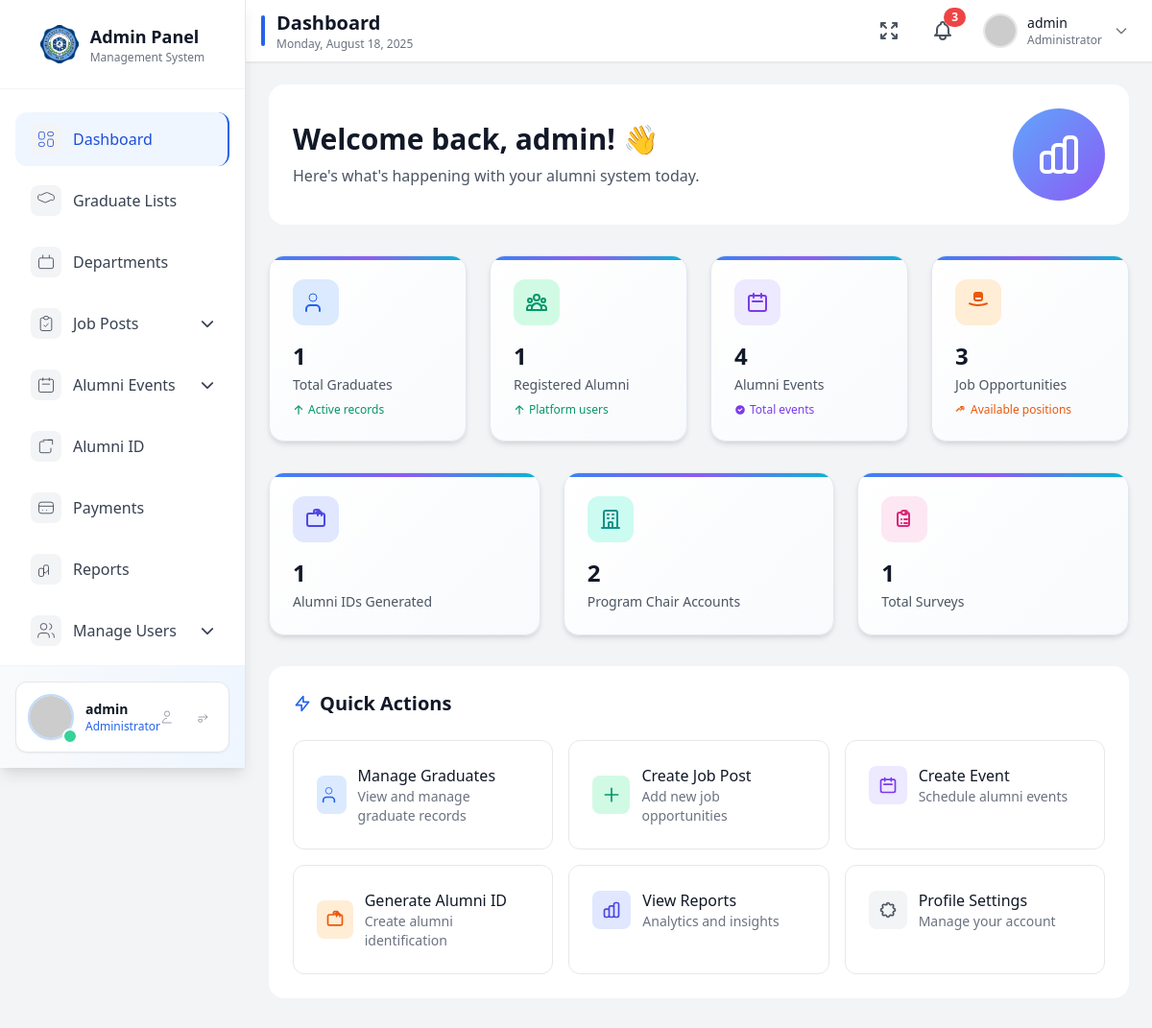
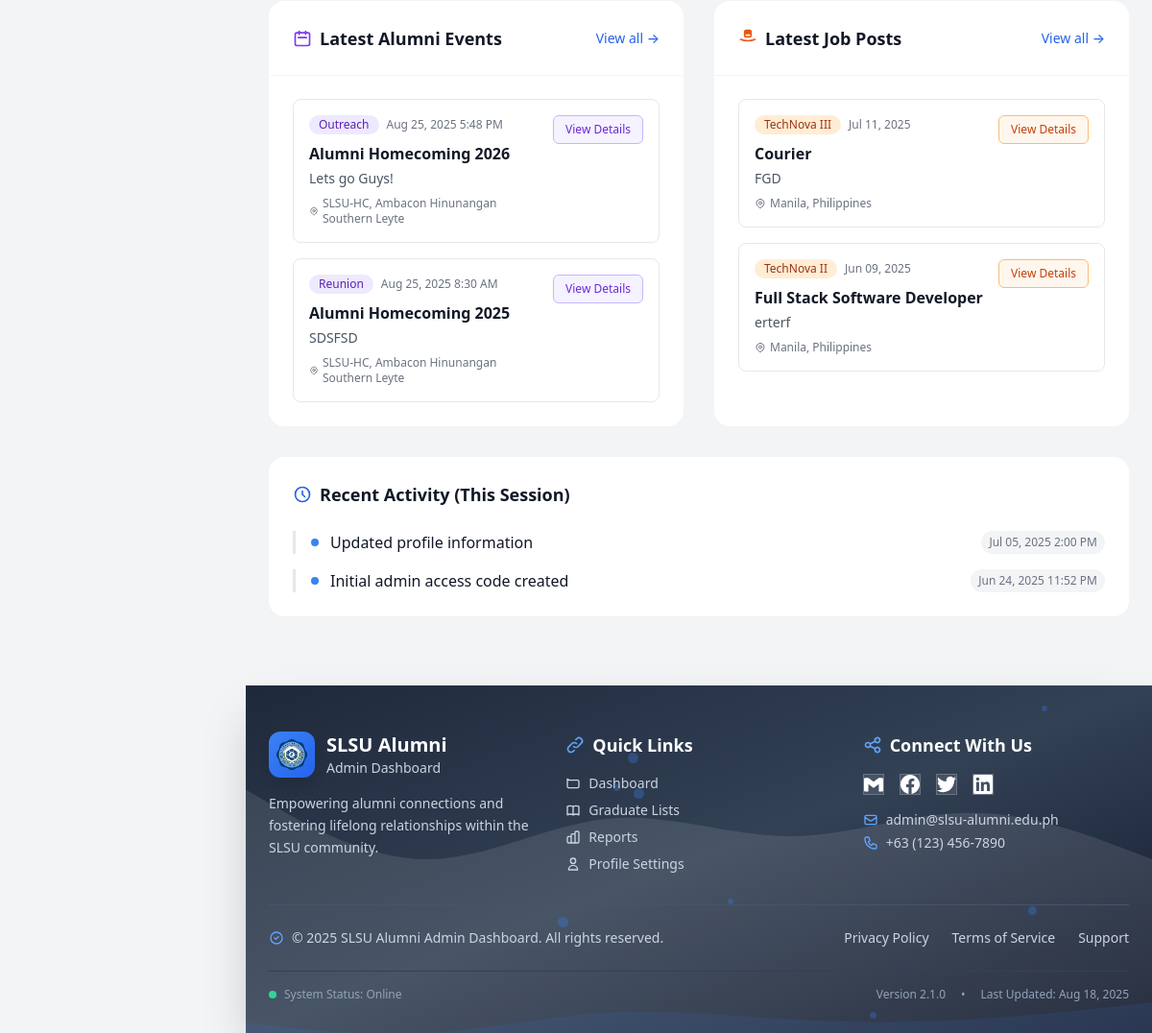
Page /admin/index.php (signed in) on the committed database (2 pictures, top to bottom).
### tables this page shows
CREATE TABLE `alumni_events` (
  `id` int(11) NOT NULL,
  `event_title` varchar(255) NOT NULL,
  `event_description` text DEFAULT NULL,
  `event_type` enum('Reunion','Seminar','Webinar','Career Fair','Outreach','Other') NOT NULL,
  `event_category` enum('Academic','Social','Career','Other') DEFAULT NULL,
  `start_datetime` datetime NOT NULL,
  `end_datetime` datetime NOT NULL,
  `physical_address` text DEFAULT NULL,
  `online_link` varchar(255) DEFAULT NULL,
  `timezone` varchar(50) NOT NULL,
  `poster_image` varchar(255) DEFAULT NULL,
  `event_document` varchar(255) DEFAULT NULL,
  `registration_required` tinyint(1) DEFAULT 1,
  `max_attendees` int(11) DEFAULT NULL,
  `allow_guests` tinyint(1) DEFAULT 0,
  `auto_confirm` tinyint(1) DEFAULT 0,
  `contact_person` varchar(100) NOT NULL,
  `contact_email` varchar(100) NOT NULL,
  `contact_phone` varchar(20) DEFAULT NULL,
  `visibility` enum('public','private') DEFAULT 'public',
  `status` enum('Draft','Published','Cancelled','Completed') DEFAULT 'Draft',
  `created_at` timestamp NOT NULL DEFAULT current_timestamp(),
  `updated_at` timestamp NOT NULL DEFAULT current_timestamp() ON UPDATE current_timestamp()
);

CREATE TABLE `job_posts` (
  `id` int(11) NOT NULL,
  `job_title` varchar(255) NOT NULL,
  `company_name` varchar(255) NOT NULL,
  `company_logo` varchar(255) DEFAULT NULL,
  `job_type` varchar(50) NOT NULL,
  `job_category` varchar(100) NOT NULL,
  `location` varchar(255) NOT NULL,
  `salary_min` decimal(10,2) DEFAULT NULL,
  `salary_max` decimal(10,2) DEFAULT NULL,
  `currency` varchar(3) DEFAULT 'USD',
  `deadline` date NOT NULL,
  `contact_email` varchar(255) NOT NULL,
  `contact_phone` varchar(50) NOT NULL,
  `job_description` text NOT NULL,
  `qualifications` text NOT NULL,
  `how_to_apply` text NOT NULL,
  `job_link` varchar(255) DEFAULT NULL,
  `status` enum('draft','published','archived') NOT NULL DEFAULT 'draft',
  `posted_date` datetime NOT NULL,
  `created_at` timestamp NULL DEFAULT current_timestamp(),
  `updated_at` timestamp NULL DEFAULT current_timestamp() ON UPDATE current_timestamp()
);

CREATE TABLE `admin_access_logs` (
  `id` int(11) NOT NULL,
  `admin_id` int(11) NOT NULL,
  `action` varchar(255) NOT NULL,
  `action_time` timestamp NOT NULL DEFAULT current_timestamp()
);

### admin/index.php (the view, shortened to what the rows shown need)
<?php
include 'includes/header.php';
include 'includes/navbar.php';
include 'includes/sidebar.php';
$admin_id = $_SESSION['admin_id'] ?? 0;
$logs = [];
if ($admin_id) {
    $log_stmt = $conn->prepare("SELECT action, action_time FROM admin_access_logs WHERE admin_id = ? ORDER BY action_time DESC LIMIT 10");
    $log_stmt->execute([$admin_id]);
    $logs = $log_stmt->fetchAll(PDO::FETCH_ASSOC);
}
$latest_jobs = [];
try {
    $stmt = $conn->query("SELECT id, job_title, company_name, job_type, posted_date, job_description, location FROM job_posts WHERE status = 'published' ORDER BY posted_date DESC LIMIT 2");
    $latest_jobs = $stmt->fetchAll(PDO::FETCH_ASSOC);
} catch (Exception $e) {}
$latest_events = [];
try {
    $stmt = $conn->query("SELECT id, event_title, start_datetime, event_description, event_type, physical_address, online_link FROM alumni_events WHERE status = 'published' ORDER BY start_datetime DESC LIMIT 2");
    $latest_events = $stmt->fetchAll(PDO::FETCH_ASSOC);
} catch (Exception $e) {}
?>
<!DOCTYPE html>
<html lang="en">
<head>
    <link href="https://cdn.jsdelivr.net/npm/tailwindcss@2.2.19/dist/tailwind.min.css" rel="stylesheet">
    <link href="https://cdnjs.cloudflare.com/ajax/libs/font-awesome/6.4.0/css/all.min.css" rel="stylesheet">
</head>
<body class="bg-gradient-to-br from-gray-50 via-blue-50 to-indigo-100 min-h-screen">
    <div class="main-content min-h-screen pt-16 lg:ml-64 transition-all duration-300">
        <div class="p-6">
            <div class="mb-8">
                <div class="glass-effect rounded-2xl p-6 border border-white/20">
                    <div class="flex items-center justify-between">
                        <div>
                            <h1 class="text-3xl font-bold text-gray-900 mb-2">
                                Welcome back, <?php echo htmlspecialchars($_SESSION['admin_name'] ?? 'Admin'); ?>! 👋
                            </h1>
                        </div>
                    </div>
                </div>
            </div>
            <div class="mb-8">
                <div class="glass-effect rounded-2xl p-6 border border-white/20">
                    <h2 class="text-xl font-semibold text-gray-900 mb-6 flex items-center">
                        <svg class="w-5 h-5 mr-2 text-blue-600" fill="none" stroke="currentColor" viewBox="0 0 24 24">
                            <path stroke-linecap="round" stroke-linejoin="round" stroke-width="2" d="M13 10V3L4 14h7v7l9-11h-7z"/>
                        </svg>
                        Quick Actions
                    </h2>
                </div>
            </div>
            <div class="grid grid-cols-1 lg:grid-cols-2 gap-8 mb-8">
                <div class="glass-effect rounded-2xl border border-white/20 overflow-hidden">
                    <div class="p-6 border-b border-gray-100">
                        <div class="flex items-center justify-between">
                            <h2 class="text-lg font-semibold text-gray-900 flex items-center">
                                <svg class="w-5 h-5 mr-2 text-purple-600" fill="none" stroke="currentColor" viewBox="0 0 24 24">
                                    <path stroke-linecap="round" stroke-linejoin="round" stroke-width="2" d="M8 7V3m8 4V3m-9 8h10M5 21h14a2 2 0 0 0 2-2V7a2 2 0 0 0-2-2H5a2 2 0 0 0-2 2v12a2 2 0 0 0 2 2z"/>
                                </svg>
                                Latest Alumni Events
                            </h2>
                        </div>
                    </div>
                    <div class="p-6">
                        <?php if (empty($latest_events)): ?>
                            <div class="text-center py-8">
                                <div class="w-16 h-16 bg-purple-100 rounded-full flex items-center justify-center mx-auto mb-4">
                                    <svg class="w-8 h-8 text-purple-500" fill="none" stroke="currentColor" viewBox="0 0 24 24">
                                        <path stroke-linecap="round" stroke-linejoin="round" stroke-width="2" d="M8 7V3m8 4V3m-9 8h10M5 21h14a2 2 0 0 0 2-2V7a2 2 0 0 0-2-2H5a2 2 0 0 0-2 2v12a2 2 0 0 0 2 2z"/>
                                    </svg>
                                </div>
                                <p class="text-gray-500 text-sm">No events found.</p>
                                <p class="text-gray-400 text-xs mt-1">Create your first event to get started!</p>
                            </div>
                        <?php else: ?>
                            <div class="space-y-4">
                                <?php foreach ($latest_events as $event): ?>
                                    <div class="border border-gray-200 rounded-lg p-4 hover:shadow-md transition-shadow duration-200">
                                        <div class="flex items-start justify-between">
                                            <div class="flex-1">
                                                <div class="flex items-center mb-2">
                                                    <span class="inline-flex items-center px-2.5 py-0.5 rounded-full text-xs font-medium bg-purple-100 text-purple-800 mr-2">
                                                        <?php echo htmlspecialchars($event['event_type'] ?? 'Event'); ?>
                                                    </span>
                                                    <span class="text-xs text-gray-500">
                                                        <?php echo date('M d, Y g:i A', strtotime($event['start_datetime'])); ?>
                                                    </span>
                                                </div>
                                                <h3 class="font-semibold text-gray-900 mb-1">
                                                    <?php echo htmlspecialchars($event['event_title']); ?>
                                                </h3>
                                                <p class="text-sm text-gray-600 mb-2">
                                                    <?php echo htmlspecialchars(substr($event['event_description'] ?? '', 0, 100)) . (strlen($event['event_description'] ?? '') > 100 ? '...' : ''); ?>
                                                </p>
                                                <div class="flex items-center text-xs text-gray-500">
                                                    <?php if (!empty($event['physical_address'])): ?>
                                                        <span><?php echo htmlspecialchars($event['physical_address']); ?></span>
                                                    <?php elseif (!empty($event['online_link'])): ?>
                                                        <span>Online Event</span>
                                                    <?php else: ?>
                                                        <span>Location TBA</span>
                                                    <?php endif; ?>
                                                </div>
                                            </div>
                                            <div class="ml-4 flex-shrink-0">
                                                <a href="edit-event.php?id=<?php echo $event['id']; ?>"
                                                   class="inline-flex items-center px-3 py-1.5 border border-purple-300 text-xs font-medium rounded-md text-purple-700 bg-purple-50 hover:bg-purple-100 transition-colors duration-200">
                                                    View Details
                                                </a>
                                            </div>
                                        </div>
                                    </div>
                                <?php endforeach; ?>
                            </div>
                        <?php endif; ?>
                    </div>
                </div>
                <div class="glass-effect rounded-2xl border border-white/20 overflow-hidden">
                    <div class="p-6 border-b border-gray-100">
                        <div class="flex items-center justify-between">
                            <h2 class="text-lg font-semibold text-gray-900 flex items-center">
                                Latest Job Posts
                            </h2>
                        </div>
                    </div>
                    <div class="p-6">
                        <?php if (empty($latest_jobs)): ?>
                            <div class="text-center py-8">
                                <div class="w-16 h-16 bg-orange-100 rounded-full flex items-center justify-center mx-auto mb-4">
                                    <svg class="w-8 h-8 text-orange-500" fill="none" stroke="currentColor" viewBox="0 0 24 24">
                                        <path stroke-linecap="round" stroke-linejoin="round" stroke-width="2" d="M21 13.255A23.931 23.931 0 0112 15c-3.183 0-6.22-.62-9-1.745M16 6V4a2 2 0 0 0-2-2h-4a2 2 0 0 0-2 2v2m8 0H8m8 0v2a2 2 0 0 1-2 2H10a2 2 0 0 1-2-2V8m8 0V6a2 2 0 0 0-2-2H10a2 2 0 0 0-2 2v2"/>
                                    </svg>
                                </div>
                                <p class="text-gray-500 text-sm">No job posts found.</p>
                                <p class="text-gray-400 text-xs mt-1">Create your first job post to get started!</p>
                            </div>
                        <?php else: ?>
                            <div class="space-y-4">
                                <?php foreach ($latest_jobs as $job): ?>
                                    <div class="border border-gray-200 rounded-lg p-4 hover:shadow-md transition-shadow duration-200">
                                        <div class="flex items-start justify-between">
                                            <div class="flex-1">
                                                <div class="flex items-center mb-2">
                                                    <span class="inline-flex items-center px-2.5 py-0.5 rounded-full text-xs font-medium bg-orange-100 text-orange-800 mr-2">
                                                        <?php echo htmlspecialchars($job['company_name']); ?>
                                                    </span>
                                                    <span class="text-xs text-gray-500">
                                                        <?php echo date('M d, Y', strtotime($job['posted_date'])); ?>
                                                    </span>
                                                </div>
                                                <h3 class="font-semibold text-gray-900 mb-1">
                                                    <?php echo htmlspecialchars($job['job_title']); ?>
                                                </h3>
                                                <p class="text-sm text-gray-600 mb-2">
                                                    <?php echo htmlspecialchars(substr($job['job_description'] ?? '', 0, 100)) . (strlen($job['job_description'] ?? '') > 100 ? '...' : ''); ?>
                                                </p>
                                                <div class="flex items-center text-xs text-gray-500">
                                                    <span><?php echo htmlspecialchars($job['location'] ?? 'Location not specified'); ?></span>
                                                </div>
                                            </div>
                                            <div class="ml-4 flex-shrink-0">
                                                <a href="edit-post.php?id=<?php echo $job['id']; ?>"
                                                   class="inline-flex items-center px-3 py-1.5 border border-orange-300 text-xs font-medium rounded-md text-orange-700 bg-orange-50 hover:bg-orange-100 transition-colors duration-200">
                                                    View Details
                                                </a>
                                            </div>
                                        </div>
                                    </div>
                                <?php endforeach; ?>
                            </div>
                        <?php endif; ?>
                    </div>
                </div>
            </div>
            <div class="glass-effect rounded-2xl border border-white/20 p-6">
                <h2 class="text-lg font-semibold text-gray-900 mb-6 flex items-center">
                    <svg class="w-5 h-5 mr-2 text-blue-600" fill="none" stroke="currentColor" viewBox="0 0 24 24">
                        <path stroke-linecap="round" stroke-linejoin="round" stroke-width="2" d="M12 8v4l3 3m6-3a9 9 0 11-18 0 9 9 0 0118 0z"/>
                    </svg>
                    Recent Activity (This Session)
                </h2>
                <?php if (!empty($logs)): ?>
                    <div class="space-y-3">
                        <?php foreach ($logs as $log): ?>
                            <div class="activity-item">
                                <div class="flex items-center justify-between">
                                    <div class="flex items-center">
                                        <div class="w-2 h-2 bg-blue-500 rounded-full mr-3"></div>
                                        <span class="font-medium text-gray-900">
                                            <?php echo htmlspecialchars($log['action']); ?>
                                        </span>
                                    </div>
                                    <span class="text-xs text-gray-500 bg-gray-100 px-2 py-1 rounded-full">
                                        <?php echo date('M d, Y g:i A', strtotime($log['action_time'])); ?>
                                    </span>
                                </div>
                            </div>
                        <?php endforeach; ?>
                    </div>
                <?php endif; ?>
            </div>
        </div>
    </div>
    <?php include 'includes/footer.php'; ?>
</body>
</html>

### rows in the picture
alumni_events: event_type "Outreach", start_datetime "Aug 25, 2025 5:48 PM", event_title "Alumni Homecoming 2026", event_description "Lets go Guys!", physical_address "SLSU-HC, Ambacon Hinunangan Southern Leyte"
alumni_events: event_type "Reunion", start_datetime "Aug 25, 2025 8:30 AM", event_title "Alumni Homecoming 2025", event_description "SDSFSD", physical_address "SLSU-HC, Ambacon Hinunangan Southern Leyte"
job_posts: company_name "TechNova III", posted_date "Jul 11, 2025", job_title "Courier", job_description "FGD", location "Manila, Philippines"
job_posts: company_name "TechNova II", posted_date "Jun 09, 2025", job_title "Full Stack Software Developer", job_description "erterf", location "Manila, Philippines"
admin_access_logs: action "Updated profile information", action_time "Jul 05, 2025 2:00 PM"
admin_access_logs: action "Initial admin access code created", action_time "Jun 24, 2025 11:52 PM"

### other values in the picture
$admin_name "admin"
$_SESSION['admin_name'] "admin"
$graduates "1"
$alumni "1"
$events "4"
$job_posts "3"
$alumni_ids_generated "1"
$program_chair_accounts "2"
$total_surveys "1"
